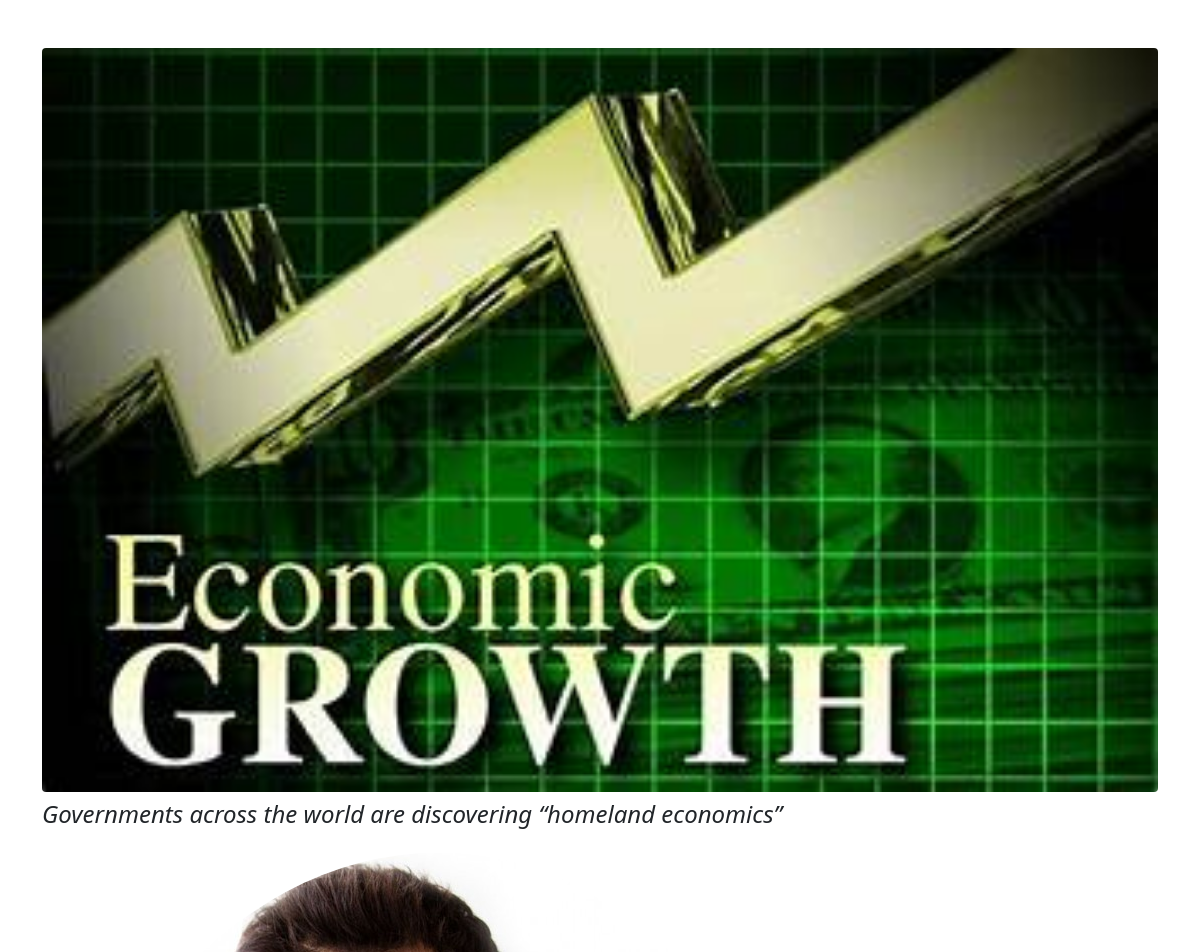
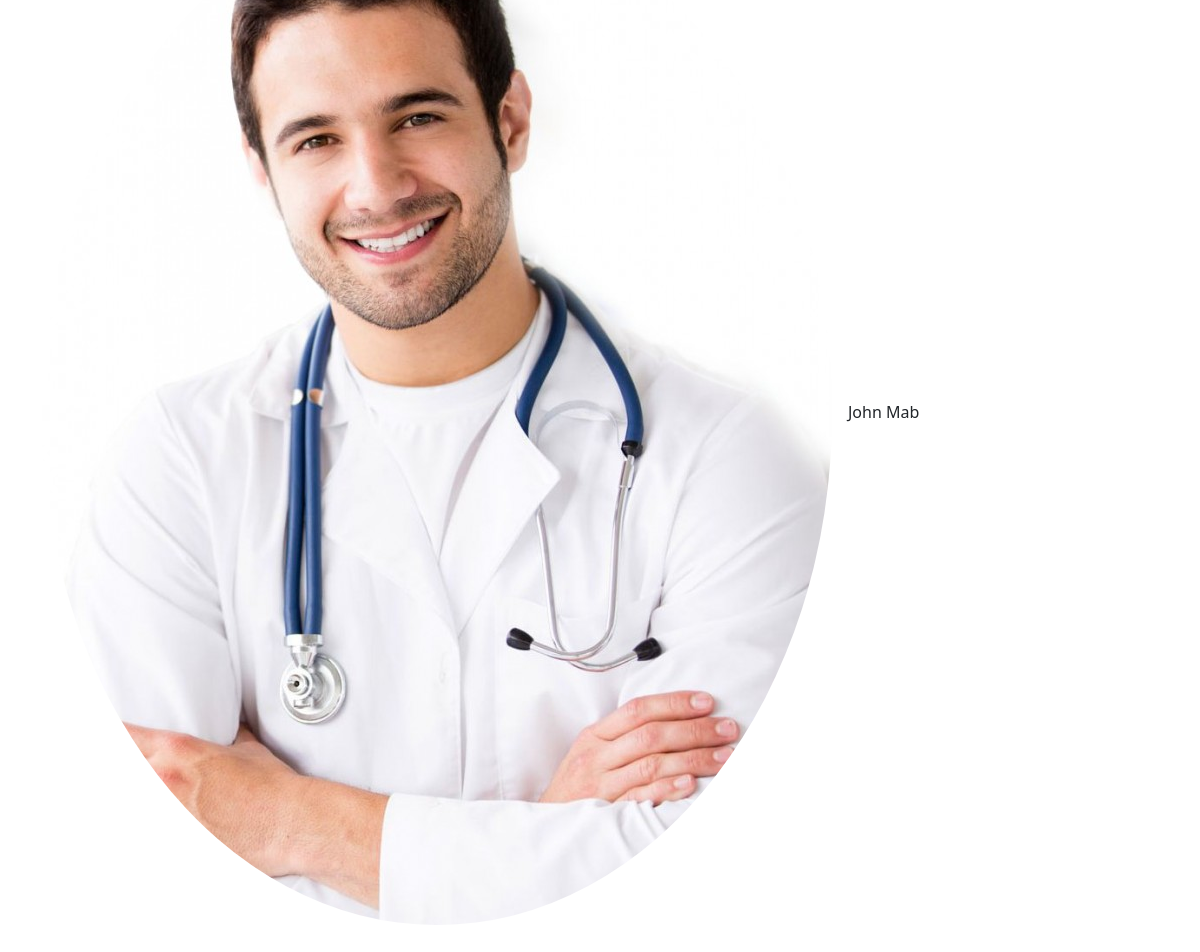
The page /articles/article/governments-across-the-world-are-discovering-homeland-economics/ on the database its author committed (2 pictures, top to bottom).
### article/models.py (models this page shows, shortened)
class ArticleModel(models.Model):
    title = models.CharField(max_length=200)
    slug = models.SlugField()
    image = models.ImageField(null=True, blank=True)
    author = models.ForeignKey(User, on_delete=models.CASCADE)
    body = models.TextField()
    category = models.CharField(max_length=200)

### authors/models.py (models this page shows)
class AuthorDetailsModel(models.Model):
    user = models.OneToOneField(User, on_delete=models.CASCADE)
    phone_no = models.CharField(max_length=15, null=True)
    image = models.ImageField(null=True, blank=True)
    specialized_in = models.CharField(null=True, blank=True, max_length=200)

### article/views.py (the view)
# urls.py: path('article/<slug:slug>/', ArticleDetailView.as_view(), name="article-details"),
class ArticleDetailView(DetailView):
    model = ArticleModel
    template_name = 'articles/article_detail.html'
    context_object_name = 'article'

### article/templates/articles/article_detail.html
{% extends 'articles/base.html' %}
{% block content %}
    <div class="container mb-5 mt-5">
        <figure class="figure w-100">
            <img src="{{ article.image.url }}" class="figure-img img-fluid rounded w-100" alt="...">
            <h4 style="text-decoration: dashed;font-style: italic;">{{article.title}}</h4>
        </figure>
        <div class="d-flex align-items-center" href="">
            <div class="avatar avatar-l"><img class="rounded-circle" src="{{article.author.authordetailsmodel.image.url}}" alt=""></div>
            <h6 class="mb-0 ms-3">{{article.author.get_full_name}}</h6>
        </div>
    </div>
{% endblock %}

### rows shown on the page
ArticleModel: image (picture), title "Governments across the world are discovering “homeland economics”", author.authordetailsmodel.image (picture), author.get_full_name "John Mab"
